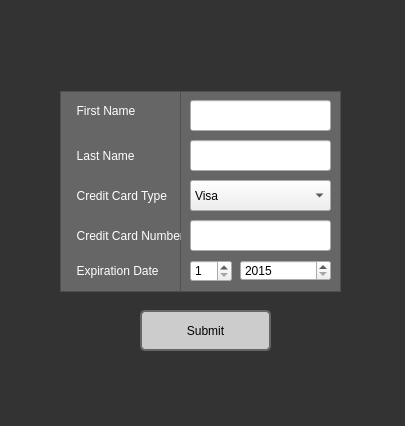
<?xml version="1.0" encoding="UTF-8"?>
<ui version="4.0">
 <class>paymentinfo</class>
 <widget class="QDialog" name="paymentinfo">
  <property name="geometry">
   <rect>
    <x>0</x>
    <y>0</y>
    <width>405</width>
    <height>426</height>
   </rect>
  </property>
  <property name="windowTitle">
   <string>Payment Information</string>
  </property>
  <property name="styleSheet">
   <string notr="true">QPushButton{background-color: #ccc;}

QDialog QPushButton:hover
{
background: #eee;
cursor: pointer;
  
}
QDialog
{
background: #333;
}
QDialog QPushButton {  border: 2px solid #666;border-radius: 5px;z-index:1000;}

 
          
QDialog #visiting,#label_2,#label,QLabel
{
 	color: #fff;  
} 
#columnView
{z-index: 0;  
}  
#listWidget_2
{
  background:#999; 
color: #fff;
}
#listWidget,#listWidget_2
{
background:#666; 
}
QColumnView
{
  background:#ccc; 
}</string>
  </property>
  <widget class="QLabel" name="label">
   <property name="geometry">
    <rect>
     <x>70</x>
     <y>100</y>
     <width>111</width>
     <height>21</height>
    </rect>
   </property>
   <property name="text">
    <string>  First Name </string>
   </property>
  </widget>
  <widget class="QLabel" name="label_2">
   <property name="geometry">
    <rect>
     <x>70</x>
     <y>140</y>
     <width>111</width>
     <height>31</height>
    </rect>
   </property>
   <property name="text">
    <string>  Last Name</string>
   </property>
  </widget>
  <widget class="QLabel" name="label_3">
   <property name="geometry">
    <rect>
     <x>70</x>
     <y>170</y>
     <width>111</width>
     <height>51</height>
    </rect>
   </property>
   <property name="text">
    <string>  Credit Card Type</string>
   </property>
  </widget>
  <widget class="QLabel" name="label_4">
   <property name="geometry">
    <rect>
     <x>70</x>
     <y>210</y>
     <width>111</width>
     <height>51</height>
    </rect>
   </property>
   <property name="text">
    <string>  Credit Card Number  </string>
   </property>
  </widget>
  <widget class="QLabel" name="label_5">
   <property name="geometry">
    <rect>
     <x>70</x>
     <y>250</y>
     <width>111</width>
     <height>41</height>
    </rect>
   </property>
   <property name="text">
    <string>  Expiration Date</string>
   </property>
  </widget>
  <widget class="QComboBox" name="comboBox">
   <property name="geometry">
    <rect>
     <x>190</x>
     <y>180</y>
     <width>141</width>
     <height>31</height>
    </rect>
   </property>
   <item>
    <property name="text">
     <string>Visa</string>
    </property>
   </item>
   <item>
    <property name="text">
     <string>Mastercard</string>
    </property>
   </item>
   <item>
    <property name="text">
     <string>American Express</string>
    </property>
   </item>
  </widget>
  <widget class="QSpinBox" name="spinBox">
   <property name="geometry">
    <rect>
     <x>190</x>
     <y>260</y>
     <width>42</width>
     <height>22</height>
    </rect>
   </property>
   <property name="suffix">
    <string notr="true"/>
   </property>
   <property name="prefix">
    <string/>
   </property>
   <property name="minimum">
    <number>1</number>
   </property>
   <property name="maximum">
    <number>12</number>
   </property>
   <property name="value">
    <number>1</number>
   </property>
  </widget>
  <widget class="QSpinBox" name="spinBox_2">
   <property name="geometry">
    <rect>
     <x>240</x>
     <y>260</y>
     <width>91</width>
     <height>21</height>
    </rect>
   </property>
   <property name="suffix">
    <string notr="true"/>
   </property>
   <property name="prefix">
    <string/>
   </property>
   <property name="minimum">
    <number>2015</number>
   </property>
   <property name="maximum">
    <number>2030</number>
   </property>
   <property name="value">
    <number>2015</number>
   </property>
  </widget>
  <widget class="QListWidget" name="listWidget">
   <property name="geometry">
    <rect>
     <x>60</x>
     <y>91</y>
     <width>121</width>
     <height>201</height>
    </rect>
   </property>
  </widget>
  <widget class="QListWidget" name="listWidget_2">
   <property name="geometry">
    <rect>
     <x>180</x>
     <y>91</y>
     <width>161</width>
     <height>201</height>
    </rect>
   </property>
  </widget>
  <widget class="QPushButton" name="pushButton">
   <property name="geometry">
    <rect>
     <x>140</x>
     <y>310</y>
     <width>131</width>
     <height>41</height>
    </rect>
   </property>
   <property name="text">
    <string>Submit</string>
   </property>
  </widget>
  <widget class="QLabel" name="errorFirstName">
   <property name="geometry">
    <rect>
     <x>60</x>
     <y>0</y>
     <width>281</width>
     <height>31</height>
    </rect>
   </property>
   <property name="text">
    <string/>
   </property>
  </widget>
  <widget class="QLabel" name="errorLastName">
   <property name="geometry">
    <rect>
     <x>60</x>
     <y>30</y>
     <width>281</width>
     <height>31</height>
    </rect>
   </property>
   <property name="text">
    <string/>
   </property>
  </widget>
  <widget class="QLabel" name="errorCardNum">
   <property name="geometry">
    <rect>
     <x>60</x>
     <y>60</y>
     <width>561</width>
     <height>31</height>
    </rect>
   </property>
   <property name="text">
    <string/>
   </property>
  </widget>
  <widget class="QLineEdit" name="firstName">
   <property name="geometry">
    <rect>
     <x>190</x>
     <y>100</y>
     <width>141</width>
     <height>31</height>
    </rect>
   </property>
  </widget>
  <widget class="QLineEdit" name="lastName">
   <property name="geometry">
    <rect>
     <x>190</x>
     <y>140</y>
     <width>141</width>
     <height>31</height>
    </rect>
   </property>
  </widget>
  <widget class="QLineEdit" name="cardNum">
   <property name="geometry">
    <rect>
     <x>190</x>
     <y>220</y>
     <width>141</width>
     <height>31</height>
    </rect>
   </property>
  </widget>
  <zorder>listWidget_2</zorder>
  <zorder>listWidget</zorder>
  <zorder>label</zorder>
  <zorder>label_2</zorder>
  <zorder>label_3</zorder>
  <zorder>label_4</zorder>
  <zorder>label_5</zorder>
  <zorder>comboBox</zorder>
  <zorder>spinBox</zorder>
  <zorder>spinBox_2</zorder>
  <zorder>pushButton</zorder>
  <zorder>errorFirstName</zorder>
  <zorder>errorLastName</zorder>
  <zorder>errorCardNum</zorder>
  <zorder>firstName</zorder>
  <zorder>lastName</zorder>
  <zorder>cardNum</zorder>
 </widget>
 <resources/>
 <connections/>
</ui>
